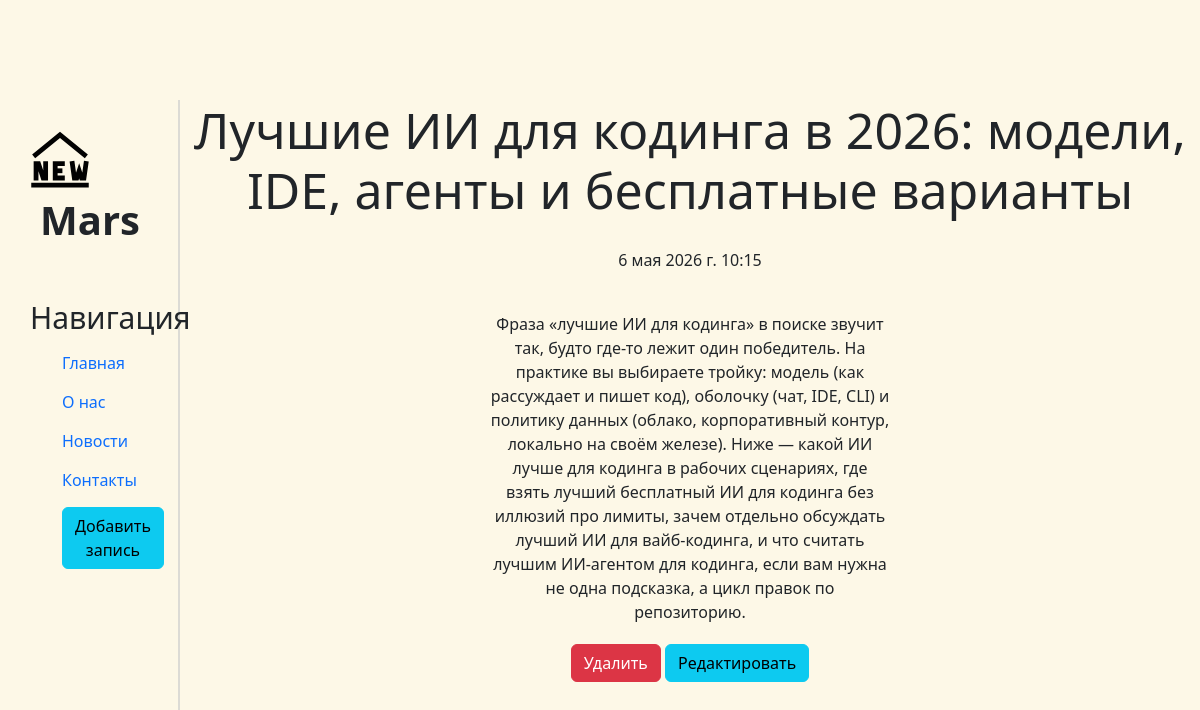
Screenshot of /news/3 with the database file from the repository.
### news/models.py (models this page shows, shortened)
class Articles(models.Model):
    title = models.CharField('Название', max_length=80)
    anons = models.CharField('Анонс', max_length=200)
    text = models.TextField('Статья')
    date = models.DateTimeField('Дата публикации')
    class Meta:
        verbose_name = 'Новость'
        verbose_name_plural = 'Новости'

### news/views.py (the view)
# urls.py: path('<int:pk>', views.NewsDetailView.as_view(), name="news_detail"),
class NewsDetailView(DetailView):
    model = Articles
    template_name = 'news/news_detail.html'
    context_object_name = 'article'

### news/templates/news/news_detail.html (shortened to what this page needs)
{% extends 'main/layout.html' %}
{% block content %}
    <div class="features">
        <h1>{{ article.title }}</h1>
        <p>{{ article.date }}</p>
        <p>{{ article.text }}</p>
        <div>
            <a href="{% url 'news_delete' article.id %}" class="btn btn-danger">Удалить</a>
            <a href="{% url 'news_edit' article.id %}" class="btn btn-info">Редактировать</a>
        </div>
    </div>
{% endblock %}

### main/static/main/css/main.css (style rules this page uses)
body { background: #fdf8e7; }
main .features { display: flex; justify-content: center; flex-direction: column; text-align: center; margin-top: 100px; width: 85%; }
main .features h1 { font-size: 50px; }
main .features p { max-width: 400px; margin: 20px auto; }

### rows the page displays
Articles: title "Лучшие ИИ для кодинга в 2026: модели, IDE, агенты и бесплатные варианты", date "6 мая 2026 г. 10:15", text "Фраза «лучшие ИИ для кодинга» в поиске звучит так, будто где-то лежит один победитель. На практике вы выбираете тройку: модель (как рассуждает и пишет код), оболочку (чат, IDE, CLI) и политику данных (облако, корпоративный контур, локально на своём железе). Ниже — какой ИИ лучше для кодинга в рабочих сценариях, где взять лучший бесплатный ИИ для кодинга без иллюзий про лимиты, зачем отдельно обсуждать лучший ИИ для вайб-кодинга, и что считать лучшим ИИ-агентом для кодинга, если вам нужна не одна подсказка, а цикл правок по репозиторию."
